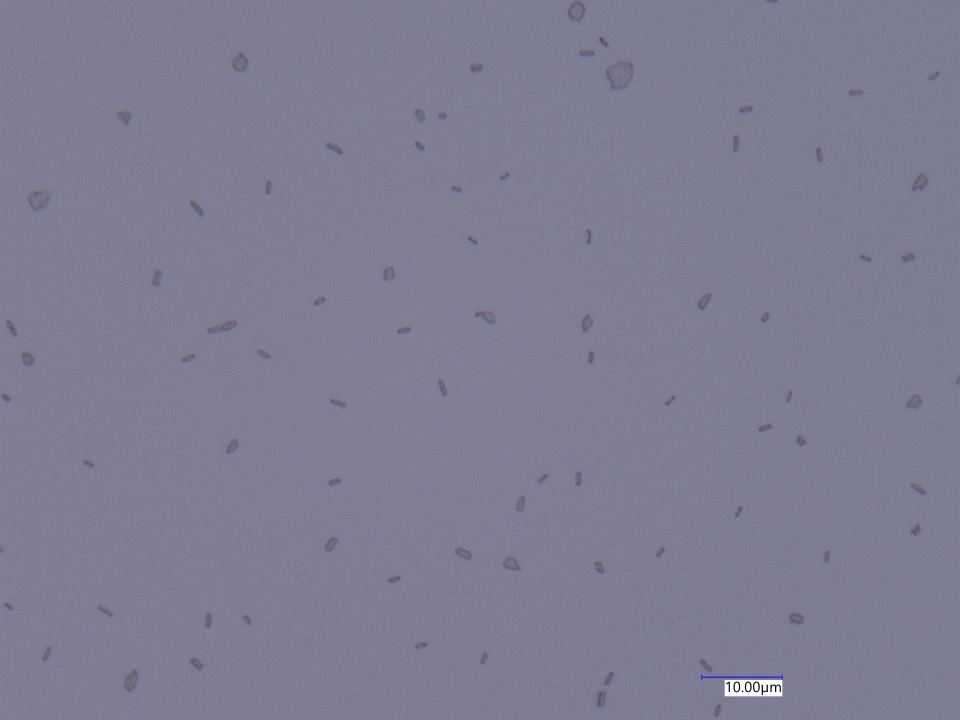
#> input picture learning/D16a cover slip 2500x Full coaxial.jpg, 2880 x 2160 px (shown at 1/3 size)
$ python letmetry.py
#> lines starting #> are read from the running program, lines starting #| are printed output that depends on the picture; after the words box and inside, x2 and y2 are one past the last pixel; in counts of white or black regions, pixels touching at a corner belong together
import cv2 as cv
import numpy as np
import skimage
import matplotlib.pyplot as plt

# Load image and crop out scale bar (assumed bottom-right ~100x100 px)
img = cv.imread('D16a cover slip 2500x Full coaxial.jpg')
#> img is the input picture: shape (2160, 2880, 3); mean B, G, R 147.9, 125.4, 127
gray = cv.cvtColor(img, cv.COLOR_BGR2GRAY)
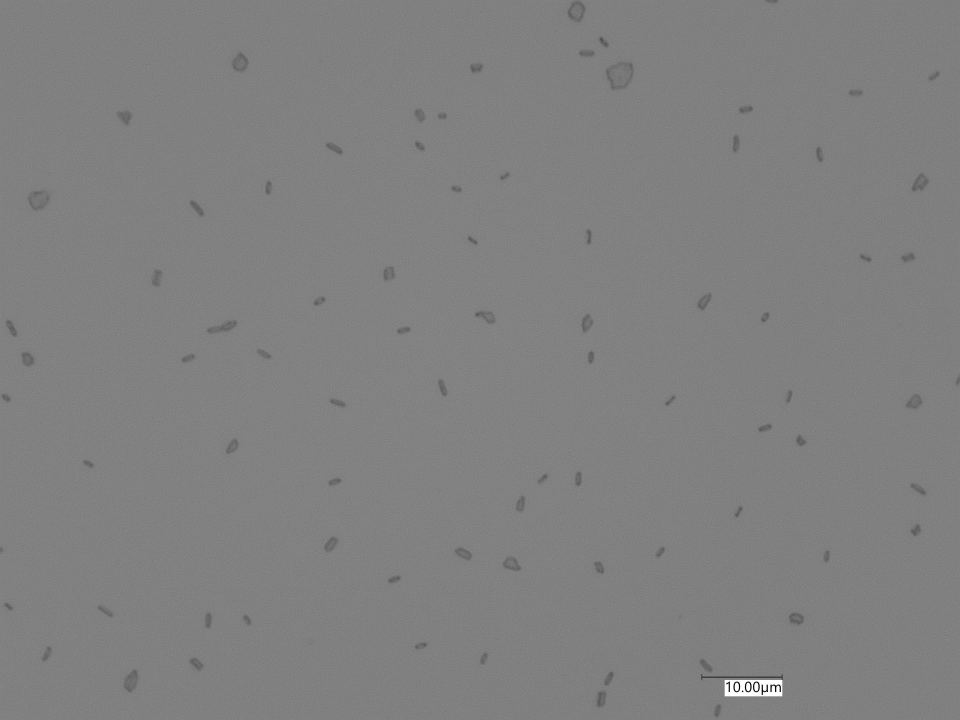
#> gray: shape (2160, 2880) (shown at 1/3 size); min 0, max 255, mean 128.4
resized = cv.resize(gray, (900, 600), interpolation = cv.INTER_CUBIC)
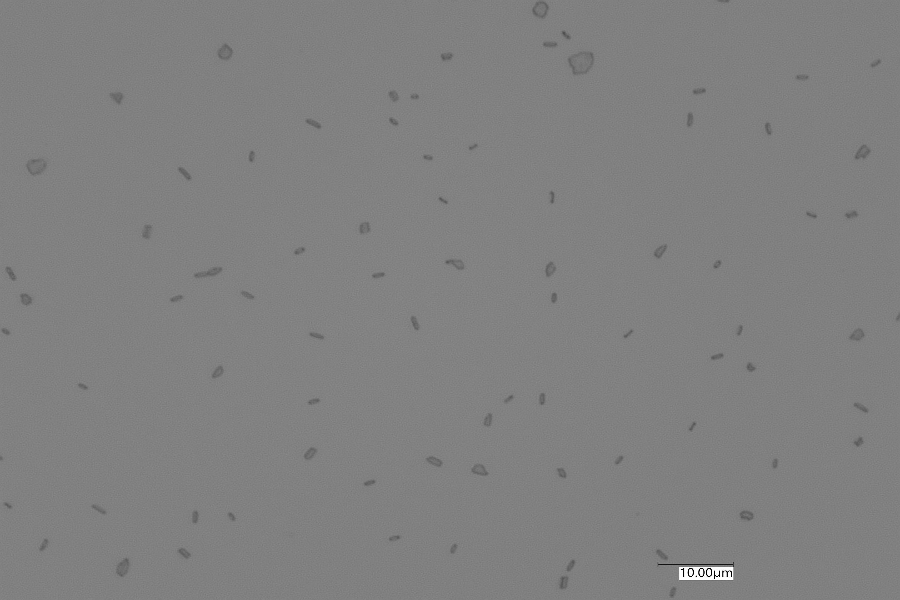
#> resized: shape (600, 900); min 0, max 255, mean 128.3
cv.imshow('Resize', resized)

# Apply Gaussian blur
blurred = cv.GaussianBlur(resized, (5, 5), 0)
cv.imshow('Blurred', blurred)

# Thresholding
_, thresh = cv.threshold(blurred, 120, 255, cv.THRESH_BINARY_INV)
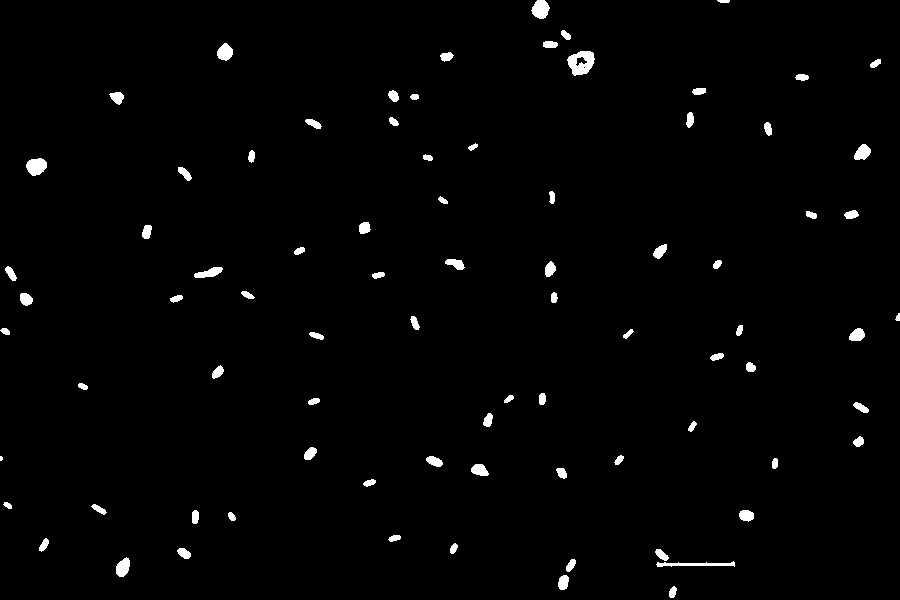
#> thresh: shape (600, 900); 1.5% white; 82 white regions (1 under 20 px), largest, box (x1, y1, x2, y2) and area: (567, 51, 595, 76) 455, (26, 158, 47, 176) 281, (531, 0, 550, 19) 260
cv.imshow('Thresholded', thresh)

# Apply Canny edge detection
edges = cv.Canny(blurred, 50, 150)
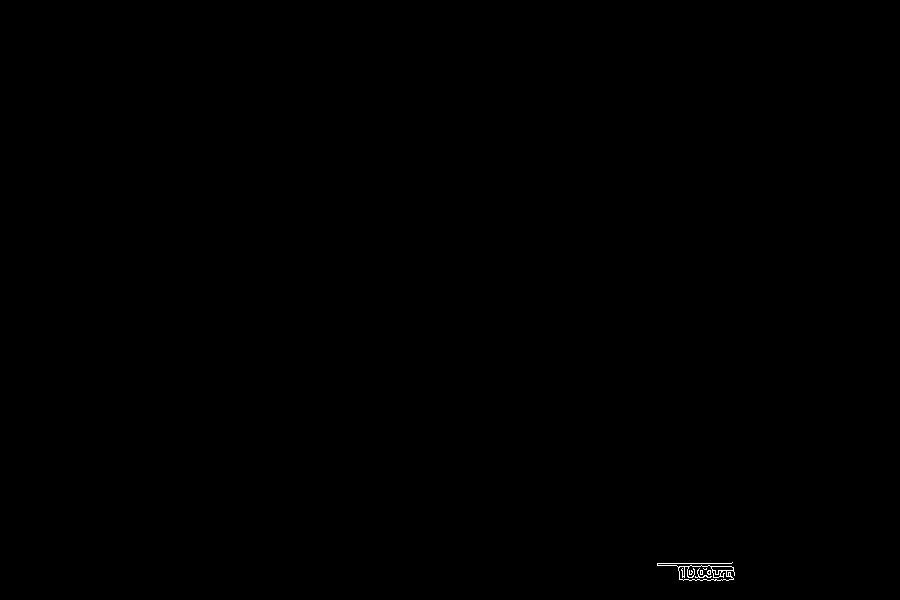
#> edges: shape (600, 900); 0.08% white in thin lines or dots, all inside (x1, y1, x2, y2) = (657, 562, 735, 581)
cv.imshow('Edges', edges)

roberts_edges = skimage.filters.roberts(resized)
plt.imshow(roberts_edges, cmap='gray')
plt.show()

cv.waitKey(0)
